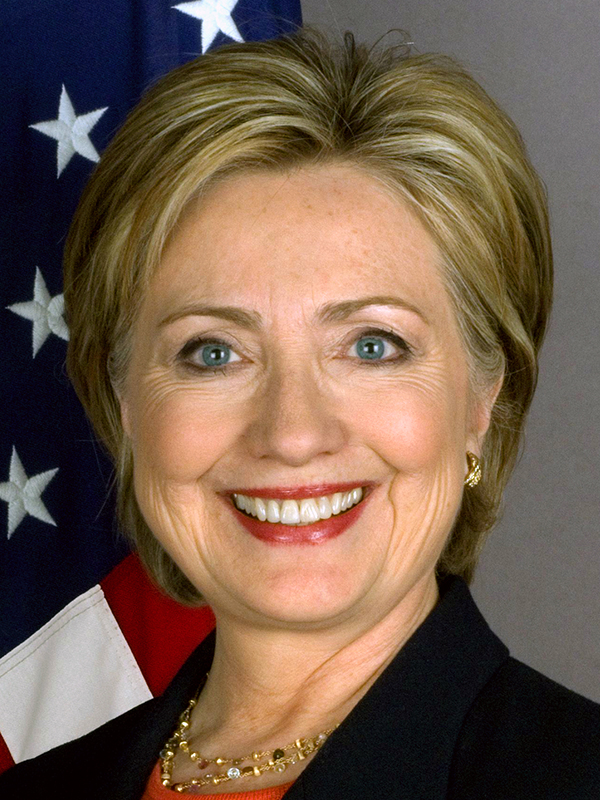
#> input picture morph/hillary_clinton.jpg, 600 x 800 px, found by its file name
$ python updatedMedians.py   (Python 2 division)
#> lines starting #> are read from the running program, lines starting #| are printed output that depends on the picture
#Santiago Bruno Gonzalez
#Project 1: Write a median filter program using Python and Pillow to create a new image from the 9 images without the pesky tourist
#Link to Git Hub Repository: https://github.com/CSUMB-SP17-CST205/sbruno-team6
from PIL import Image

# This opens up each image individualy and also converst it to the RGB values.
image1 = Image.open("hillary_clinton.jpg").convert("RGB")
#> image1 is the input picture: PIL image 600x800 RGB; mean R, G, B 115.7, 93.4, 77
image2 = Image.open("ted_cruz.jpg").convert("RGB")
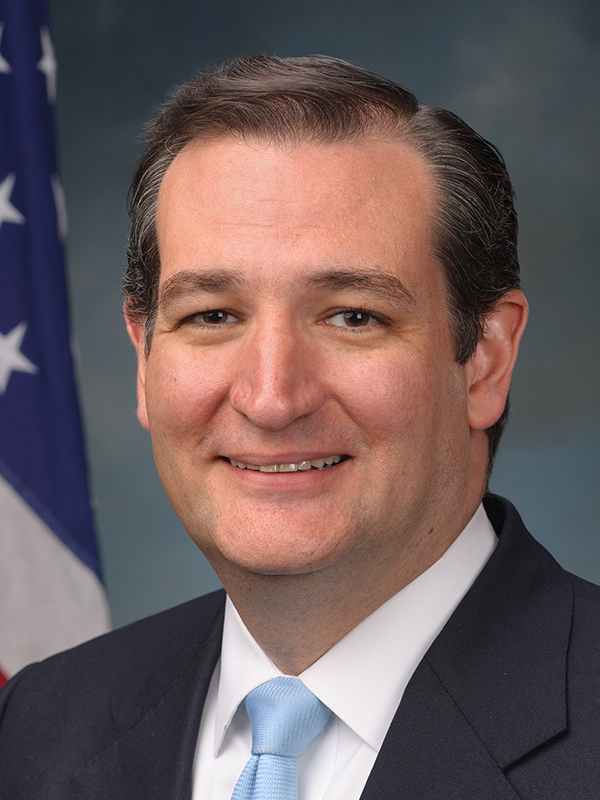
#> input picture morph/ted_cruz.jpg, 600 x 800 px, found by its file name
#> image2 is the input picture: PIL image 600x800 RGB; mean R, G, B 108.1, 92, 92.8
# [9 lines of commented-out code are left out]
width, height = image1.size
#> width = 600; height = 800

#This is the emty list in which the new, median value, RGB values will be stored
RGBs = []

#This nested loop goes through each pixel coordinate on all 9 images
for y in range(height):
    for x in range(width):
        #These are the empty lists in which the Red, Green, & Blue values will be stored
        red = []
        green = []
        blue = []
#This gets the RGB values from Image [ 1 ] and appends them to the lists mentined above.-------------------------------------------------------
        r1, g1 ,b1 = image1.getpixel((x,y))
        red.append(r1)
        green.append(g1)
        blue.append(b1)
#This gets the RGB values from Image [ 2 ] and appends them to the lists mentined above.-------------------------------------------------------
        r2, g2 ,b2 = image2.getpixel((x,y))
        red.append(r2)
        green.append(g2)
        blue.append(b2)
# [37 lines of commented-out code are left out]
        r = sorted(red)
        g = sorted(green)
        b = sorted(blue)

        #This takes the median value of each sorted list and adds it to our empty list called: RGBs
        RGBs.append((r[len(r)/2], g[len(g)/2], b[len(b)/2]))
#> after the loop, RGBs = 480000 items

#This creates a new image with RGB values and with the width and height
endResult = Image.new("RGB", (width,height))
#> endResult: PIL image 600x800 RGB; every value is 0
#This puts all the RGB values into the new image
endResult.putdata(RGBs)
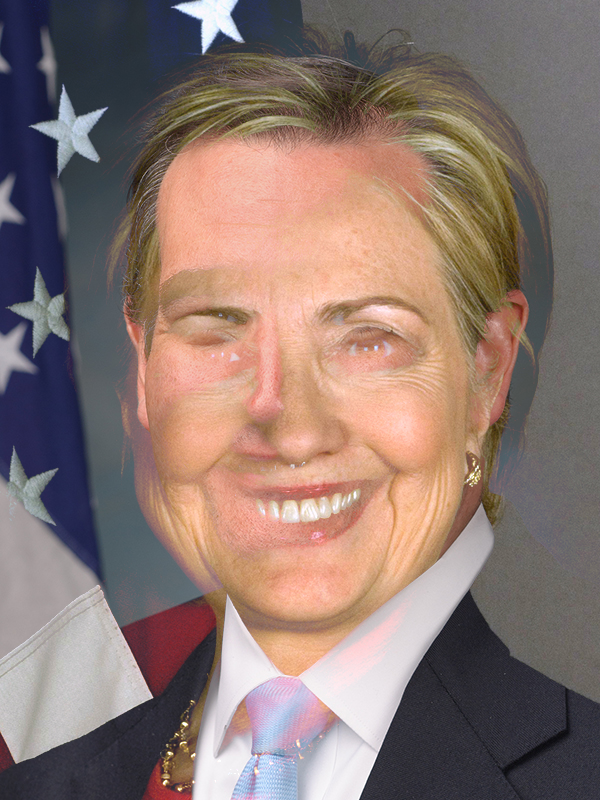
#> endResult: PIL image 600x800 RGB; mean R, G, B 140.2, 119.4, 112.6
#This saves the newly created image
endResult.save("end.png")
#slkfsdabvgfuifsda
